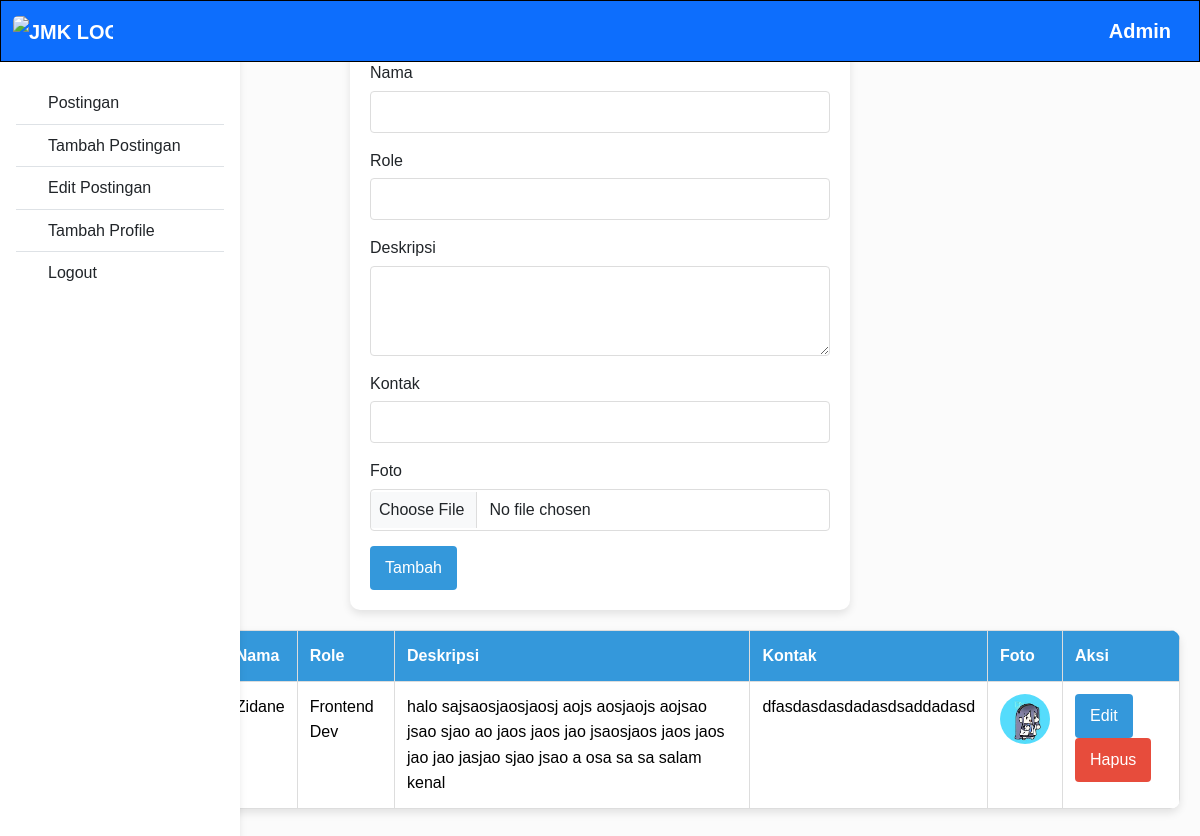
/admin/admin.php?url=profile (signed in), run on the app's committed database.
### tables this page shows
CREATE TABLE `profile` (
  `id_profile` int NOT NULL,
  `nama` varchar(255) NOT NULL,
  `role` varchar(255) NOT NULL,
  `deskripsi` text NOT NULL,
  `foto_profile` varchar(255) NOT NULL,
  `kontak` varchar(255) NOT NULL,
  `tgl_dibuat` timestamp NULL DEFAULT CURRENT_TIMESTAMP
);

### admin/profile.php (the view, shortened to what this page needs)
<?php
require_once "../include/config.php";
class ProfileManager {
    private $db;
    public function __construct($connection) {
        $this->db = $connection;
    }
    public function getProfiles() {
        return $this->db->query("SELECT * FROM profile ORDER BY tgl_dibuat DESC");
    }
}
$profileManager = new ProfileManager($koneksi);
$result = $profileManager->getProfiles();
?>
<!DOCTYPE html>
<html lang="en">
<head>
</head>
<body>
    <div class="form-container">
        <form action="" method="POST" enctype="multipart/form-data">
            <div class="form-group">
                <label for="nama">Nama</label>
                <input type="text" id="nama" name="nama" class="form-control" required>
            </div>
            <div class="form-group">
                <label for="role">Role</label>
                <input type="text" id="role" name="role" class="form-control" required>
            </div>
            <div class="form-group">
                <label for="deskripsi">Deskripsi</label>
                <textarea id="deskripsi" name="deskripsi" class="form-control" rows="3"></textarea>
            </div>
            <div class="form-group">
                <label for="kontak">Kontak</label>
                <input type="text" id="kontak" name="kontak" class="form-control">
            </div>
            <div class="form-group">
                <label for="foto">Foto</label>
                <input type="file" id="foto" name="foto" class="form-control" accept="image/*" required>
            </div>
            <button type="submit" name="tambah" class="btn btn-primary">Tambah</button>
        </form>
    </div>
    <div class="table-container">
    <table class="table">
        <thead>
            <tr>
                <th>ID</th>
                <th>Nama</th>
                <th>Role</th>
                <th>Deskripsi</th>
                <th>Kontak</th>
                <th>Foto</th>
                <th>Aksi</th>
            </tr>
        </thead>
        <tbody>
            <?php if ($result->num_rows > 0): ?>
                <?php while ($row = $result->fetch_assoc()): ?>
                    <tr>
                        <td><?= htmlspecialchars($row['id_profile']) ?></td>
                        <td><?= htmlspecialchars($row['nama']) ?></td>
                        <td><?= htmlspecialchars($row['role']) ?></td>
                        <td><?= htmlspecialchars($row['deskripsi']) ?></td>
                        <td><?= htmlspecialchars($row['kontak']) ?></td>
                        <td>
                            <img src="../upload/<?= htmlspecialchars($row['foto_profile']) ?>"
                                 alt="Profile" class="profile-img">
                        </td>
                        <td>
                            <button onclick="openEditModal(<?= htmlspecialchars(json_encode($row)) ?>)" class="btn btn-primary">Edit</button>
                            <form action="" method="POST" style="display: inline;">
                                <button type="submit" name="hapus" class="btn btn-danger" onclick="return confirm('Yakin ingin menghapus data ini?')">Hapus</button>
                            </form>
                        </td>
                    </tr>
                <?php endwhile; ?>
            <?php else: ?>
                <tr>
                    <td colspan="7" style="text-align: center;">Tidak ada data.</td>
                </tr>
            <?php endif; ?>
        </tbody>
    </table>
</div>
</body>
</html>

### admin/admin.php (style rules this page uses)
body { font-family: Arial, sans-serif; background: #f4f4f4; margin: 0; padding: 0; }
table { width: 100%; border-collapse: collapse; margin-bottom: 20px; }
table th, table td { padding: 10px; text-align: left; border: 1px solid #ddd; }
table th { background: #0056b3; color: white; }
img { max-width: 100px; max-height: 60px; border-radius: 5px; }
.btn { padding: 5px 10px; border: none; border-radius: 5px; color: white; background: #0056b3; cursor: pointer; }
.btn-danger { background: #d9534f; }
body { background-color: #fbfbfb; }

### admin/profile.php (style rules this page uses)
:root { --primary-color: #3498db; --danger-color: #e74c3c; --success-color: #4CAF50; --error-color: #f44336; }
body { font-family: Arial, sans-serif; line-height: 1.6; margin: 0; padding: 20px; }
.form-container { max-width: 500px; margin: 20px auto; padding: 20px; background: white; border-radius: 10px; box-shadow: 0 4px 8px rgba(0,0,0,0.1); }
.form-group { margin-bottom: 15px; }
.form-group label { display: block; margin-bottom: 5px; }
.form-control { width: 100%; padding: 8px; border: 1px solid #ddd; border-radius: 4px; }
.btn { padding: 10px 15px; border: none; border-radius: 4px; cursor: pointer; }
.btn-primary { background-color: var(--primary-color); color: white; }
.btn-danger { background-color: var(--danger-color); color: white; }
.table-container { margin: 20px auto; max-width: 1000px; }
.table { position: relative; left: 5em; width: 100%; max-width: 1000px; margin: 20px auto; border-collapse: collapse; background: #fff; border-radius: 10px; overflow: hidden; box-shadow: 0 4px 8px rgba(0, 0, 0, 0.1); }
.table th, .table td { padding: 12px; text-align: left; border-bottom: 1px solid #ddd; }
.table th { background-color: var(--primary-color); color: white; }
.profile-img { width: 50px; height: 50px; border-radius: 50%; object-fit: cover; }

### data on the page
profile: nama "Zidane", role "Frontend Dev", deskripsi "halo sajsaosjaosjaosj aojs aosjaojs aojsao jsao sjao ao jaos jaos jao jsaosjaos jaos jaos jao jao jasjao sjao jsao a osa sa sa salam kenal", kontak "dfasdasdasdadasdsaddadasd", foto_profile (picture)

### other printed values
$_SESSION['username'] "Admin"
